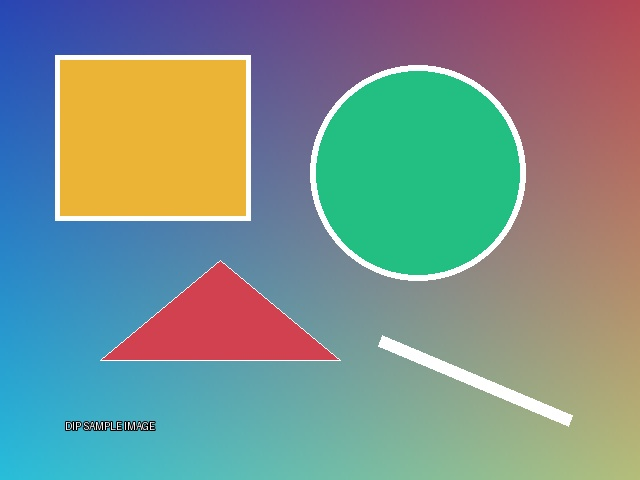
#> input picture DIP/image.jpg, 640 x 480 px
$ python frequency_domain_filters.py
#> lines starting #> are read from the running program, lines starting #| are printed output that depends on the picture; after the words box and inside, x2 and y2 are one past the last pixel; in counts of white or black regions, pixels touching at a corner belong together

import cv2
import numpy as np
import matplotlib.pyplot as plt

img = cv2.imread("image.jpg", 0)
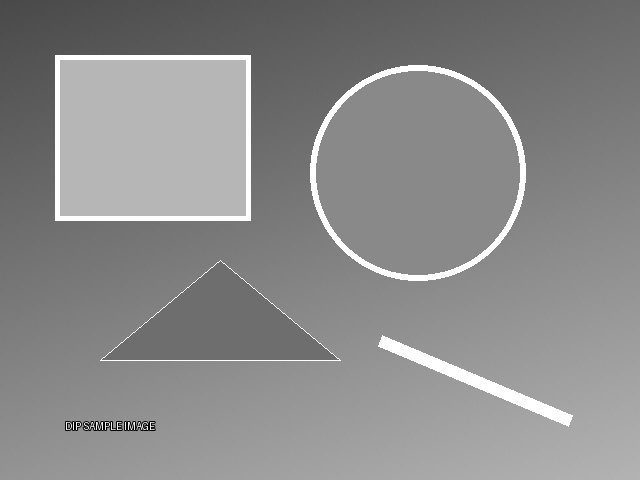
#> img: shape (480, 640); min 0, max 255, mean 138.7

rows, cols = img.shape
#> rows = 480; cols = 640
crow, ccol = rows//2, cols//2
#> crow = 240; ccol = 320

fft = np.fft.fft2(img)
shift = np.fft.fftshift(fft)

mask = np.zeros((rows, cols), np.uint8)
cv2.circle(mask, (ccol, crow), 30, 1, -1)
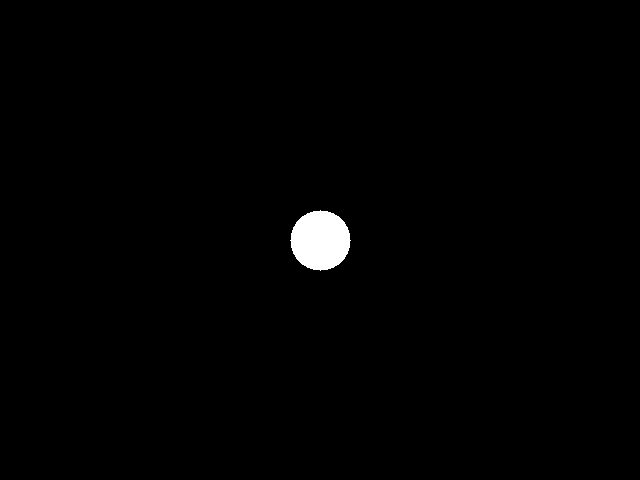
#> mask: shape (480, 640); values 0 (black) and 1 (white), 0.92% white; 1 white region, box (x1, y1, x2, y2) and area: (290, 210, 351, 271) 2821

low_pass = shift * mask
high_pass = shift * (1 - mask)

low = np.abs(np.fft.ifft2(np.fft.ifftshift(low_pass)))
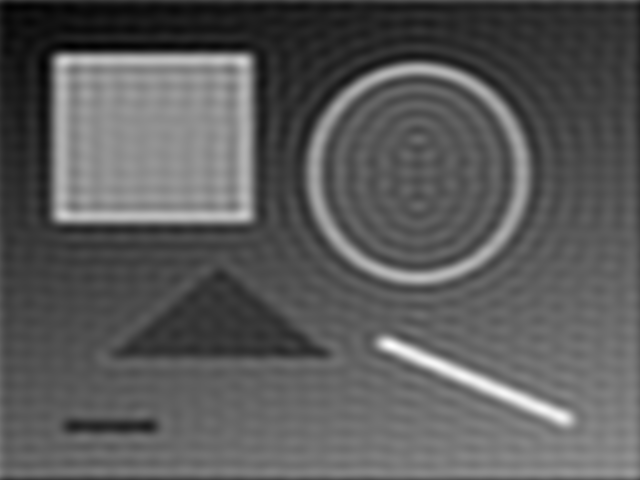
#> low: shape (480, 640) float64; min 65.32, max 272.3, mean 138.7; drawn with min black and max white
high = np.abs(np.fft.ifft2(np.fft.ifftshift(high_pass)))
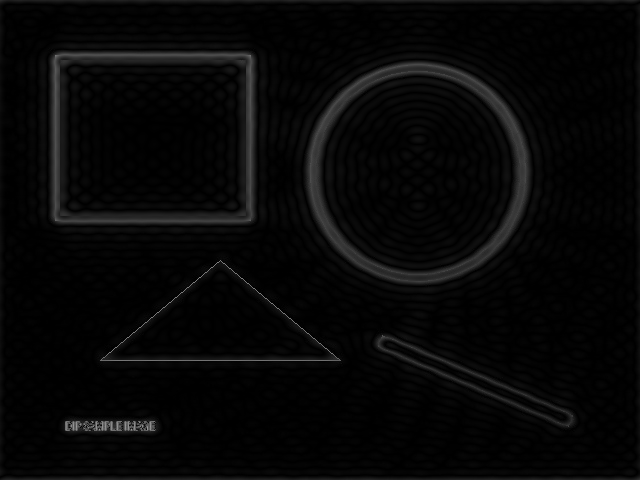
#> high: shape (480, 640) float64; min 6.78e-06, max 154.8, mean 7.4

images = [img, np.log1p(np.abs(shift)), low, high]
titles = ["Original", "Frequency Spectrum", "Low Pass Filter", "High Pass Filter"]

for i in range(4):
    plt.subplot(2, 2, i+1)
    plt.imshow(images[i], cmap='gray')
    plt.title(titles[i])
    plt.axis('off')

plt.tight_layout()
plt.show()
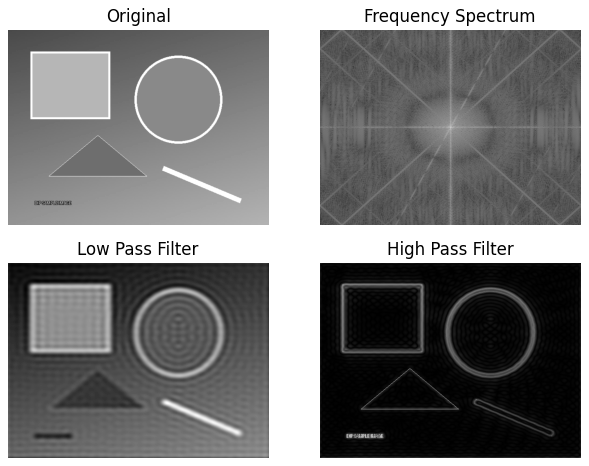
#> figure drawn by matplotlib, 4 panels

$ run again, with DIP/sharpen.jpg copied over DIP/image.jpg
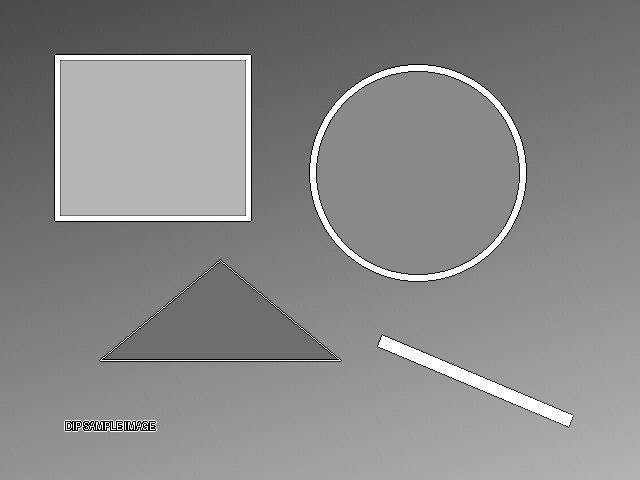
#> input picture DIP/sharpen.jpg, 640 x 480 px
#> img is the input picture: shape (480, 640); min 0, max 255, mean 137.4
#> mask: shape (480, 640); values 0 (black) and 1 (white), 0.92% white; 1 white region, box (x1, y1, x2, y2) and area: (290, 210, 351, 271) 2821
#> `high = np.abs(np.fft.ifft2(np.fft.ifftshift(high_pass)))`:
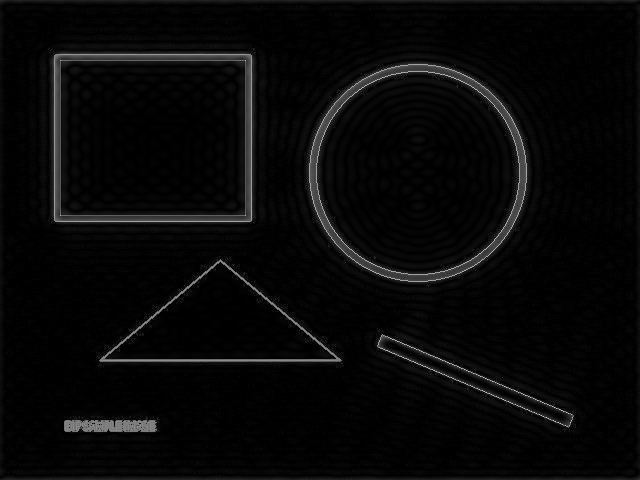
#> high: shape (480, 640) float64; min 2.15e-05, max 206.7, mean 8.7
#> `plt.show()`:
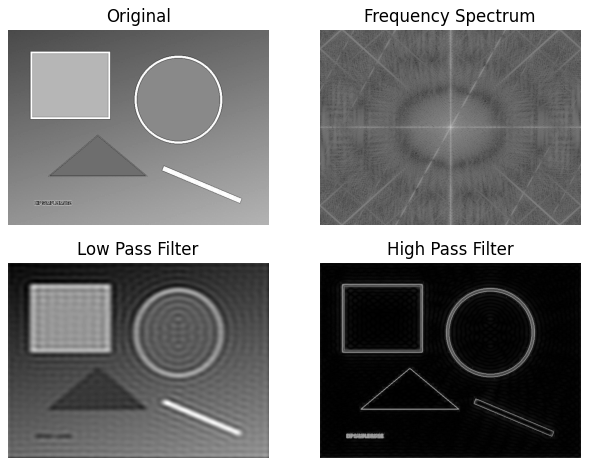
#> figure drawn by matplotlib, 4 panels
